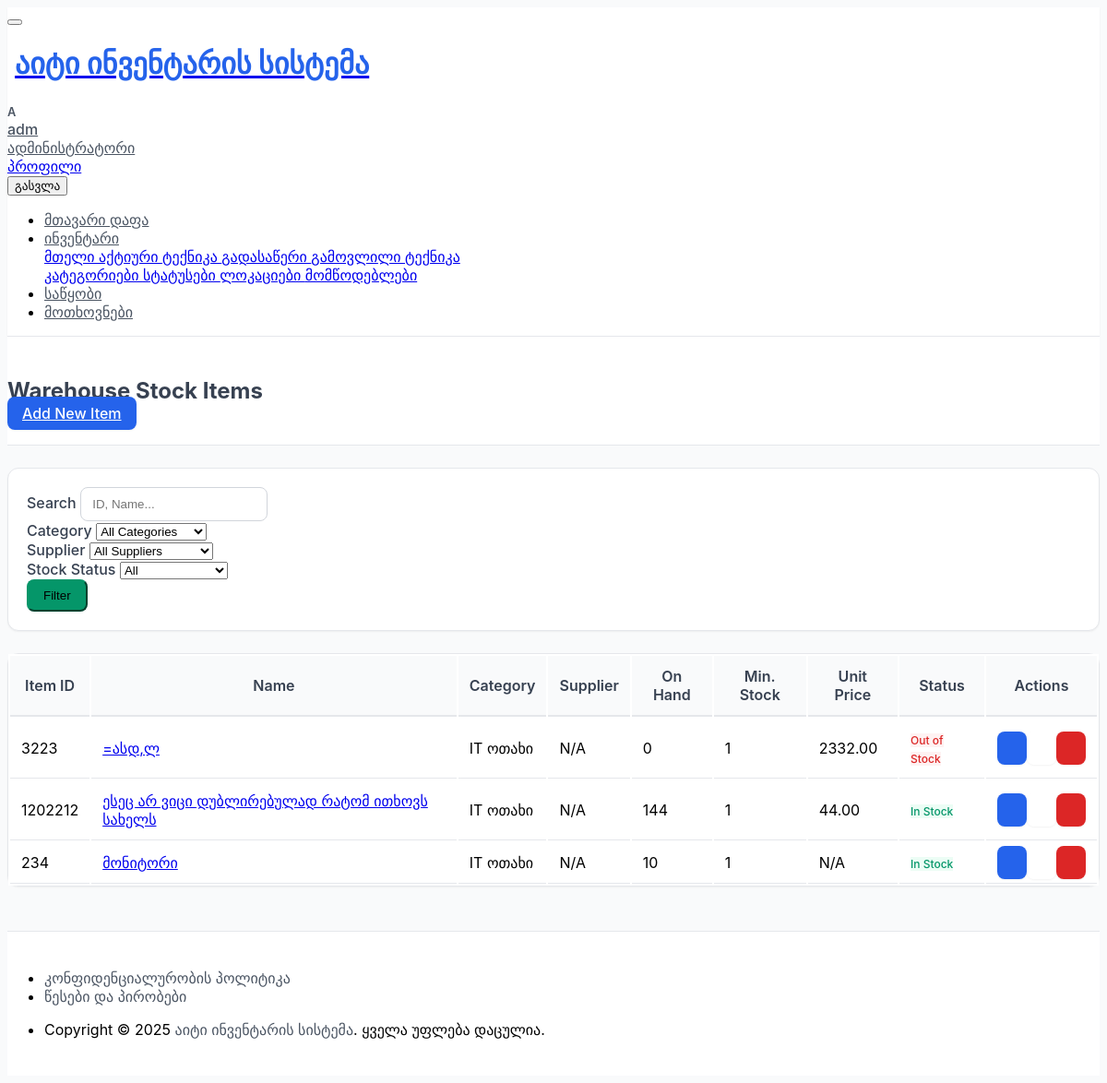
The app's page /warehouse/ (signed in), older data.
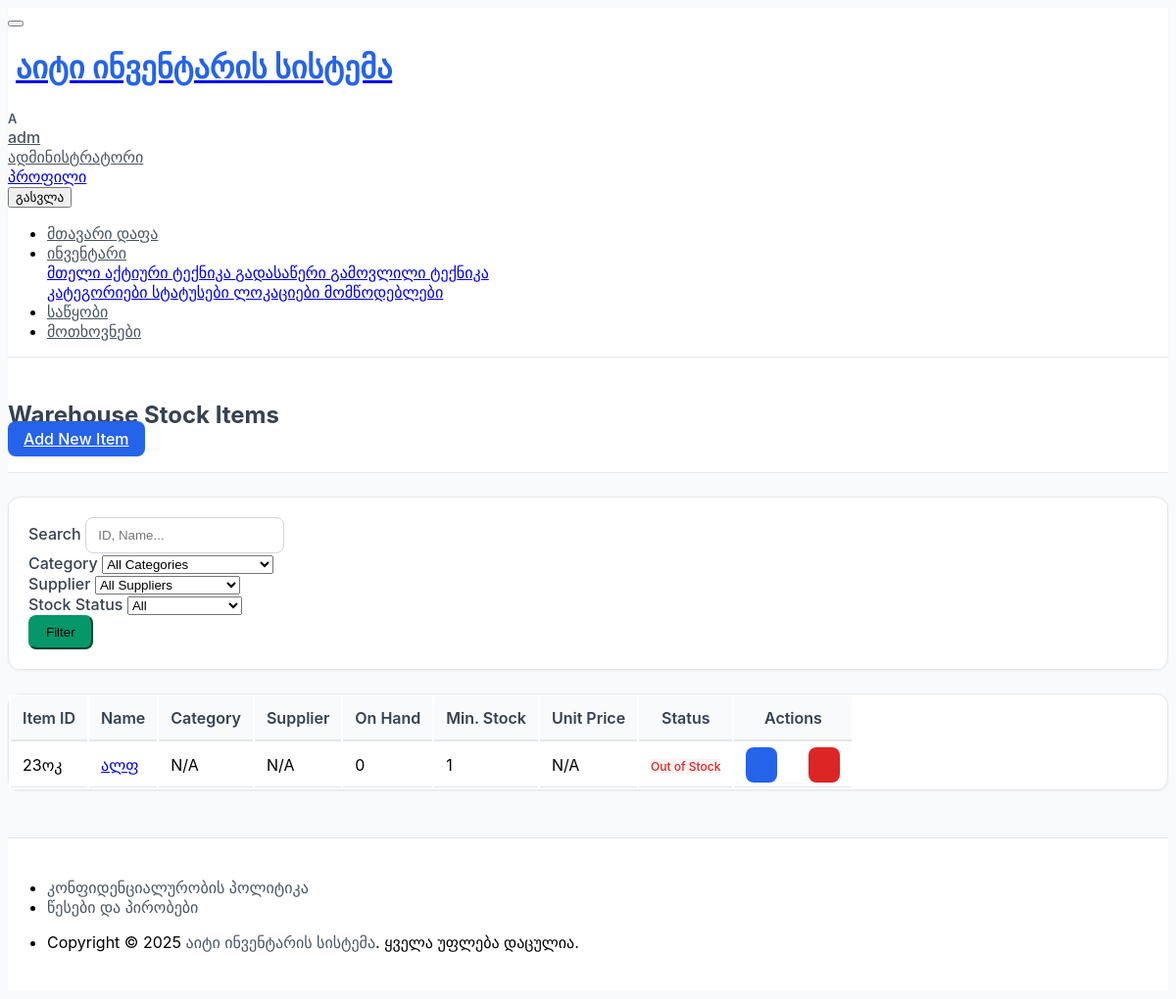
The same page, newer data.
### warehouse/models.py (models this page shows, shortened)
class StockItem(models.Model):
    item_id = models.CharField(
        _("Item ID / SKU"),
        max_length=50,
        unique=True,
        help_text=_("Unique identifier for the stock item (e.g., SKU, part number).")
    )
    name = models.CharField(
        _("Item Name"),
        max_length=200,
        help_text=_("Name of the stock item (e.g., USB-C Cable, HP 85A Toner Cartridge).")
    )
    description = models.TextField(
        _("Description"),
        blank=True,
        null=True
    )
    category = models.ForeignKey(
        StockItemCategory,
        verbose_name=_("Category"),
        on_delete=models.SET_NULL,
        null=True,
        blank=True, # Making it optional
        related_name="stock_items",
        help_text=_("Select the category for this item.")
    )
    supplier = models.ForeignKey(
        StockItemSupplier,
        verbose_name=_("Supplier"),
        on_delete=models.SET_NULL,
        null=True,
        blank=True, # Making it optional
        related_name="supplied_stock_items",
        help_text=_("Select the supplier for this item.")
    )
    quantity_on_hand = models.PositiveIntegerField(
        _("Quantity on Hand"),
        default=0,
        help_text=_("Current quantity in stock.")
    )
    minimum_stock_level = models.PositiveIntegerField(
        _("Minimum Stock Level"),
        default=1, # Or 0 if items can have no minimum
        help_text=_("Minimum quantity before reordering is needed.")
    )
    unit_price = models.DecimalField(
        _("Unit Price"),
        max_digits=10,
        decimal_places=2,
        null=True,
        blank=True,
        help_text=_("Price per unit. Enter 0 if not applicable or free.")
    )
    storage_location = models.CharField(
        _("Storage Location"),
        max_length=100,
        blank=True,
        null=True,
        help_text=_("Physical location in the warehouse (e.g., Shelf A1, Bin 3).")
    )
    last_restocked_date = models.DateField(
        _("Last Restocked Date"),
        null=True,
        blank=True,
        help_text=_("Date when the item was last restocked.")
    )
    expiry_date = models.DateField(
        _("Expiry Date"),
        null=True,
        blank=True,
        help_text=_("For perishable items. Leave blank if not applicable.")
    )
    notes = models.TextField(
        _("Notes"),
        blank=True,
        null=True,
        help_text=_("Any additional notes about this stock item.")
    )
    date_added = models.DateTimeField(
        _("Date Added"),
        default=timezone.now, # Changed from auto_now_add to default for consistency with Equipment, still acts similarly on creation
        editable=False
    )
    added_by = models.ForeignKey(
        settings.AUTH_USER_MODEL,
        verbose_name=_("Added By"),
        related_name='added_stock_items',
        on_delete=models.SET_NULL,
        null=True,
        blank=True,
        editable=False
    )
    last_updated = models.DateTimeField(
        _("Last Updated"),
        auto_now=True, # This is correct for updates
        editable=False
    )
    updated_by = models.ForeignKey(
        settings.AUTH_USER_MODEL,
        verbose_name=_("Last Updated By"),
        related_name='updated_stock_items',
        on_delete=models.SET_NULL,
        null=True,
        blank=True,
        editable=False
    )
    class Meta:
        verbose_name = _("Stock Item")
        verbose_name_plural = _("Stock Items")
        ordering = ['name']
    @property
    def is_below_minimum_stock(self):
        return self.quantity_on_hand < self.minimum_stock_level

class StockItemCategory(models.Model):
    name = models.CharField(
        _("Category Name"),
        max_length=100,
        unique=True,
        help_text=_("Category of the stock item (e.g., Cables, Toners, Peripherals).")
    )
    description = models.TextField(
        _("Description"),
        blank=True,
        null=True,
        help_text=_("Optional: A brief description of the category.")
    )
    class Meta:
        verbose_name = _("Stock Item Category")
        verbose_name_plural = _("Stock Item Categories")
        ordering = ['name']

### warehouse/views.py (the view, shortened to what this page needs)
# urls.py: path('', views.StockItemListView.as_view(), name='stockitem_list'),
class StockItemListView(LoginRequiredMixin, UserPassesTestMixin, ListView):
    model = StockItem
    template_name = 'warehouse/stockitem_list.html'
    context_object_name = 'stock_items'
    paginate_by = 10
    def test_func(self):
        return self.request.user.has_perm('warehouse.view_stockitem')
    def get_queryset(self):
        queryset = StockItem.objects.select_related('category', 'supplier').order_by('name')
        search_query = self.request.GET.get('q')
        category_id = self.request.GET.get('category')
        supplier_id = self.request.GET.get('supplier')
        stock_status = self.request.GET.get('stock_status')
        if search_query:
            queryset = queryset.filter(
                Q(name__icontains=search_query) |
                Q(item_id__icontains=search_query) |
                Q(description__icontains=search_query)
            )
        if category_id:
            queryset = queryset.filter(category_id=category_id)
        if supplier_id:
            queryset = queryset.filter(supplier_id=supplier_id)
        return queryset
    def get_context_data(self, **kwargs):
        context = super().get_context_data(**kwargs)
        context['page_title'] = _("Warehouse Stock Items")
        context['categories_for_filter'] = InventoryCategory.objects.all().order_by('name')
        context['suppliers_for_filter'] = InventorySupplier.objects.all().order_by('name')
        return context

### warehouse/templates/warehouse/stockitem_list.html (shortened to what the changed rows need)
{% extends "core/base.html" %}
{% load i18n %}
{% load static %}
{% block page_header_title %}
    {% trans "Warehouse Stock Items" %}
{% endblock page_header_title %}
{% block content %}
    {% if stock_items %}
        <div class="card">
            <div class="table-responsive">
                <table class="table table-vcenter card-table table-striped table-hover">
                    <thead>
                        <tr>
                            <th>{% trans "Item ID" %}</th>
                            <th>{% trans "Name" %}</th>
                            <th>{% trans "Category" %}</th>
                            <th>{% trans "Supplier" %}</th>
                            <th class="text-end">{% trans "On Hand" %}</th>
                            <th class="text-end">{% trans "Min. Stock" %}</th>
                            <th class="text-end">{% trans "Unit Price" %}</th>
                            <th>{% trans "Status" %}</th>
                            <th class="w-1">{% trans "Actions" %}</th>
                        </tr>
                    </thead>
                    <tbody>
                        {% for item in stock_items %}
                        <tr class="{% if item.is_below_minimum_stock and item.quantity_on_hand > 0 %}table-warning{% elif item.quantity_on_hand == 0 %}table-danger{% endif %}">
                            <td>{{ item.item_id }}</td>
                            <td>
                                {% if perms.warehouse.view_stockitem %}
                                <a href="{% url 'warehouse:stockitem_detail' pk=item.pk %}">{{ item.name }}</a>
                                {% else %}
                                {{ item.name }}
                                {% endif %}
                            </td>
                            <td>{{ item.category.name|default:"N/A" }}</td>
                            <td>{{ item.supplier.name|default:"N/A" }}</td>
                            <td class="text-end">{{ item.quantity_on_hand }}</td>
                            <td class="text-end">{{ item.minimum_stock_level }}</td>
                            <td class="text-end">{{ item.unit_price|default:"N/A" }} {{ item.currency }}</td>
                            <td>
                                {% if item.quantity_on_hand == 0 %}
                                    <span class="badge bg-danger-lt">{% trans "Out of Stock" %}</span>
                                {% elif item.is_below_minimum_stock %}
                                    <span class="badge bg-warning-lt">{% trans "Low Stock" %}</span>
                                {% else %}
                                    <span class="badge bg-success-lt">{% trans "In Stock" %}</span>
                                {% endif %}
                            </td>                            <td>
                                <div class="btn-list flex-nowrap">
                                    {% if perms.warehouse.view_stockitem %}
                                    <a href="{% url 'warehouse:stockitem_detail' pk=item.pk %}" class="btn btn-primary" title="{% trans "View Details" %}">
                                    </a>
                                    {% endif %}
                                    {% if perms.warehouse.change_stockitem %}
                                    <a href="{% url 'warehouse:stockitem_edit' pk=item.pk %}" class="btn btn-secondary" title="{% trans "Edit" %}">
                                    </a>
                                    {% endif %}
                                    {% if perms.warehouse.delete_stockitem %}
                                    <a href="{% url 'warehouse:stockitem_delete' pk=item.pk %}" class="btn btn-danger" title="{% trans "Delete" %}">
                                    </a>
                                    {% endif %}
                                </div>
                            </td>
                        </tr>
                        {% endfor %}
                    </tbody>
                </table>
            </div>
        </div>
    {% endif %}
{% endblock content %}

Row changes from the older to the newer data that the page shows:
removed StockItem: item_id "3223", name "=ასდ,ლ", category.name "IT ოთახი", supplier.name "N/A", quantity_on_hand "0", minimum_stock_level "1", unit_price "2332.00"
removed StockItem: item_id "1202212", name "ესეც არ ვიცი დუბლირებულად რატომ ითხოვს სახელს", category.name "IT ოთახი", supplier.name "N/A", quantity_on_hand "144", minimum_stock_level "1", unit_price "44.00"
removed StockItem: item_id "234", name "მონიტორი", category.name "IT ოთახი", supplier.name "N/A", quantity_on_hand "10", minimum_stock_level "1", unit_price "N/A"
added StockItem: item_id "23ოკ", name "ალფ", category.name "N/A", supplier.name "N/A", quantity_on_hand "0", minimum_stock_level "1", unit_price "N/A"
